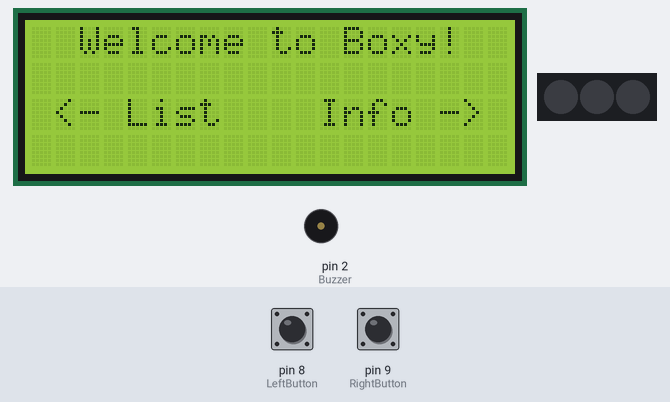
Simulated run of this sketch. Board: Arduino Uno, built with avr-gcc and run on an emulated ATmega328P. Shown: 20×4 character LCD, 3 RGB LEDs in strip order, left to right, buzzer (waves = sounding). Inputs (shaded band) come from the test bench; at power-on: pin 8 (LeftButton) HIGH, pin 9 (RightButton) HIGH. What the sketch prints to the serial monitor is not drawn.

Above: at 1.3 s.
1.4 s: pin 8 (LeftButton) pulled LOW for 0.15 s
At 2.6 s:
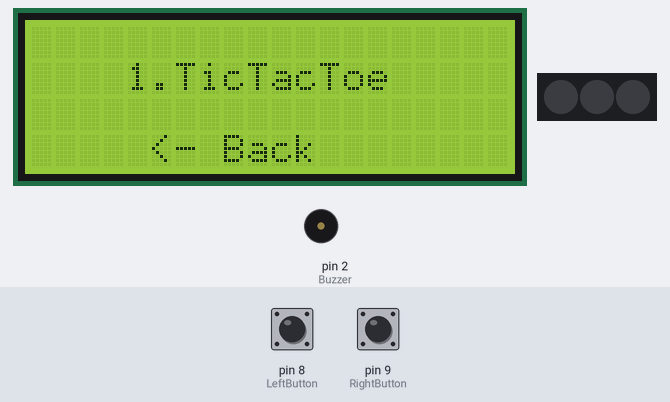
3.4 s: pin 9 (RightButton) pulled LOW for 0.15 s
At 3.55 s:
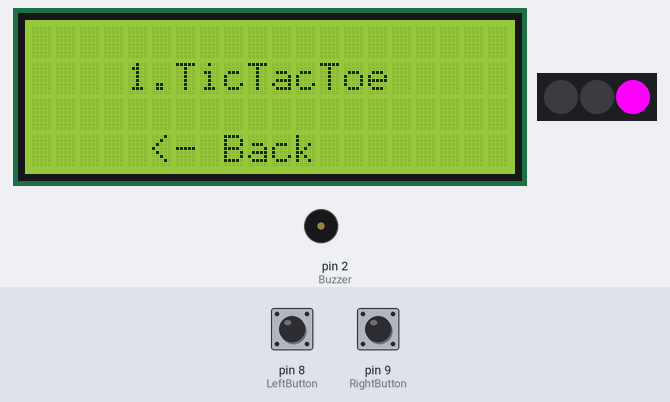
5.5 s: pin 9 (RightButton) pulled LOW for 0.15 s
At 6.6 s:
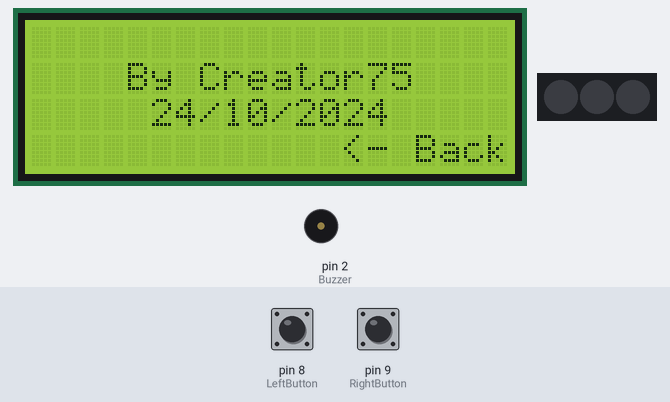
7.5 s: pin 8 (LeftButton) pulled LOW for 1 s
At 7.64 s:
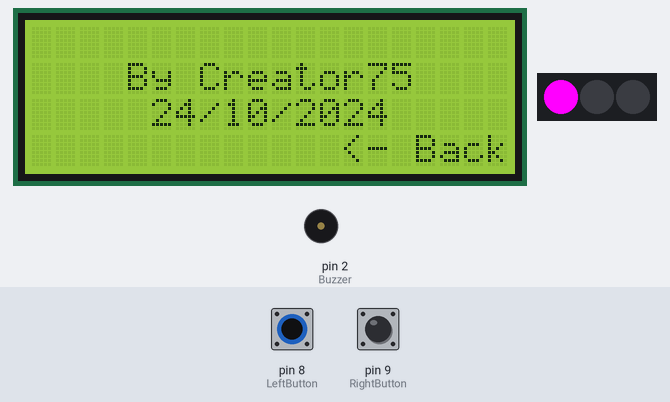
Timing chart, 0 to 10.5 s (numbered marks = the images above; inputs shaded):
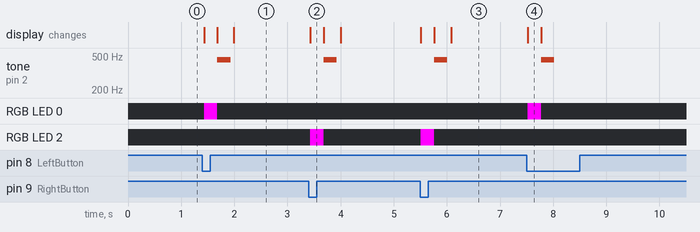

The sketch:

Boxy.ino
```cpp
#include <Wire.h>
#include <LiquidCrystal_I2C.h>
LiquidCrystal_I2C lcd(0x27,20,4);

#include <Adafruit_NeoPixel.h>
#ifdef __AVR__
 #include <avr/power.h> // Required for 16 MHz Adafruit Trinket
#endif
#define PIN        4
#define NUMPIXELS  3
Adafruit_NeoPixel pixels(NUMPIXELS, PIN, NEO_GRB + NEO_KHZ800);

int Buzzer = 2;
int LeftButton = 8;
int RightButton = 9;

int Player = 1;
int Board[3][3] = {
  {0, 0, 0},
  {0, 0, 0},
  {0, 0, 0}
};
int NumberOfPossibility[] = {1, 2, 3, 4, 5, 6, 7, 8, 9};

int PageNumber = 0;

void setup() {
  Serial.begin(9600);

  pinMode(LeftButton, INPUT_PULLUP);
  pinMode(RightButton, INPUT_PULLUP);

  lcd.init();
  lcd.init();
  lcd.backlight();

  pixels.begin();
  pixels.clear();
  pixels.show();

  MainPage();
}

void loop() {
  if (!digitalRead(LeftButton)) {
    ShowPixel(0);
    SelectSound();
    if (PageNumber == 0) {
      ListMenu();
    }
    else if (PageNumber == 1) {
      TicTacToe();
    }
    Temporisation();
  }
  else if (!digitalRead(RightButton)) {
    ShowPixel(2);
    SelectSound();
    if (PageNumber == 0) {
      InfoPage();
    }
    else if (PageNumber == 1 || PageNumber == 2) {
      MainPage();
    }
    Temporisation();
  }

  debug();

}

void MainPage() {
  PageNumber = 0;
  lcd.clear();

  lcd.setCursor(2,0);
  lcd.print("Welcome to Boxy!");

  lcd.setCursor(1, 2);
  lcd.print("<- List");

  lcd.setCursor(12, 2);
  lcd.print("Info ->");
}

void InfoPage() {
  PageNumber = 2;
  lcd.clear();

  lcd.setCursor(4, 1);
  lcd.print("By Creator75");

  lcd.setCursor(5, 2);
  lcd.print("24/10/2024");

  lcd.setCursor(13, 3);
  lcd.print("<- Back");
}

void ListMenu() {
  PageNumber = 1;
  lcd.clear();
  lcd.setCursor(4, 1);
  lcd.print("1.TicTacToe");

  lcd.setCursor(5, 3);
  lcd.print("<- Back");
}

void TicTacToe() {
  PageNumber = 3;
  int lenghtPossibility;
  for(auto i: NumberOfPossibility) {
    lenghtPossibility++;
  }

  lcd.clear();
  lcd.setCursor(5, 0);
  lcd.print("TicTacToe");

  // Row 1
  lcd.setCursor(7,1);
  lcd.print(String(Board[0][0]));
  lcd.setCursor(9,1);
  lcd.print(String(Board[0][1]));
  lcd.setCursor(11,1);
  lcd.print(String(Board[0][2]));

  // Row 2
  lcd.setCursor(7,2);
  lcd.print(String(Board[1][0]));
  lcd.setCursor(9,2);
  lcd.print(String(Board[1][1]));
  lcd.setCursor(11,2);
  lcd.print(String(Board[1][2]));

  //Row 3
  lcd.setCursor(7,3);
  lcd.print(String(Board[2][0]));
  lcd.setCursor(9,3);
  lcd.print(String(Board[2][1]));
  lcd.setCursor(11,3);
  lcd.print(String(Board[2][2]));

  // Show Possibility
  // x => 0, 1, 2 - y => 1, 2, 3
  lcd.setCursor(0, 1);
  lcd.print(NumberOfPossibility[0]);
  lcd.setCursor(1, 1);
  lcd.print(NumberOfPossibility[1]);
  lcd.setCursor(2, 1);
  lcd.print(NumberOfPossibility[2]);
  lcd.setCursor(0, 2);
  lcd.print(NumberOfPossibility[3]);
  lcd.setCursor(1, 2);
  lcd.print(NumberOfPossibility[4]);
  lcd.setCursor(2, 2);
  lcd.print(NumberOfPossibility[5]);
  lcd.setCursor(0, 3);
  lcd.print(NumberOfPossibility[6]);
  lcd.setCursor(1, 3);
  lcd.print(NumberOfPossibility[7]);
  lcd.setCursor(2, 3);
  lcd.print(NumberOfPossibility[8]);

  lcd.setCursor(15, 0);
  lcd.print("Pla:");
  lcd.setCursor(19, 0);
  lcd.print(String(Player));

  lcd.setCursor(15, 3);
  lcd.print("Pos:");
  lcd.setCursor(19, 3);
  lcd.print("x");
}

void SelectSound() {
  tone(Buzzer, 450, 250);
  delay(250);
  noTone(Buzzer);
}

void ShowPixel(int index) {
  pixels.setPixelColor(index, pixels.Color(255, 0, 255));
  pixels.show();
  delay(250);
  pixels.setPixelColor(index, pixels.Color(0, 0, 0));
  pixels.show();
}

void Police() {
  tone(Buzzer, 458, 500);
  delay(1000);
  noTone(Buzzer);
  tone(Buzzer, 580, 500);
  noTone(Buzzer);
}

void debug() {
  Serial.print("Left Button: ");
  Serial.println(digitalRead(LeftButton));
  Serial.print("Right Button: ");
  Serial.println(digitalRead(RightButton));
}

void Temporisation(){
  int statusLeftButton = digitalRead(LeftButton);
  int statusRightButton = digitalRead(RightButton);
  for (int T = 1; T <= 1000 ; T++){
    while(statusLeftButton==LOW || statusRightButton==LOW){
      delay(125);
      delay(1000);
    }
  }
}
```

Measured:
- after the input at 1.4 s, tone on pin 2 (Buzzer): silent → 450 Hz after 0.28 s, → silent 0.25 s later; RGB LED 0: off → RGB(255, 0, 255) at once, → off 0.25 s later
- after the input at 3.4 s, tone on pin 2 (Buzzer): silent → 450 Hz after 0.28 s, → silent 0.25 s later; RGB LED 2: off → RGB(255, 0, 255) at once, → off 0.25 s later
- after the input at 5.5 s, tone on pin 2 (Buzzer): silent → 450 Hz after 0.26 s, → silent 0.25 s later; RGB LED 2: off → RGB(255, 0, 255) at once, → off 0.25 s later
- after the input at 7.5 s, tone on pin 2 (Buzzer): silent → 450 Hz after 0.27 s, → silent 0.25 s later; RGB LED 0: off → RGB(255, 0, 255) at once, → off 0.25 s later
